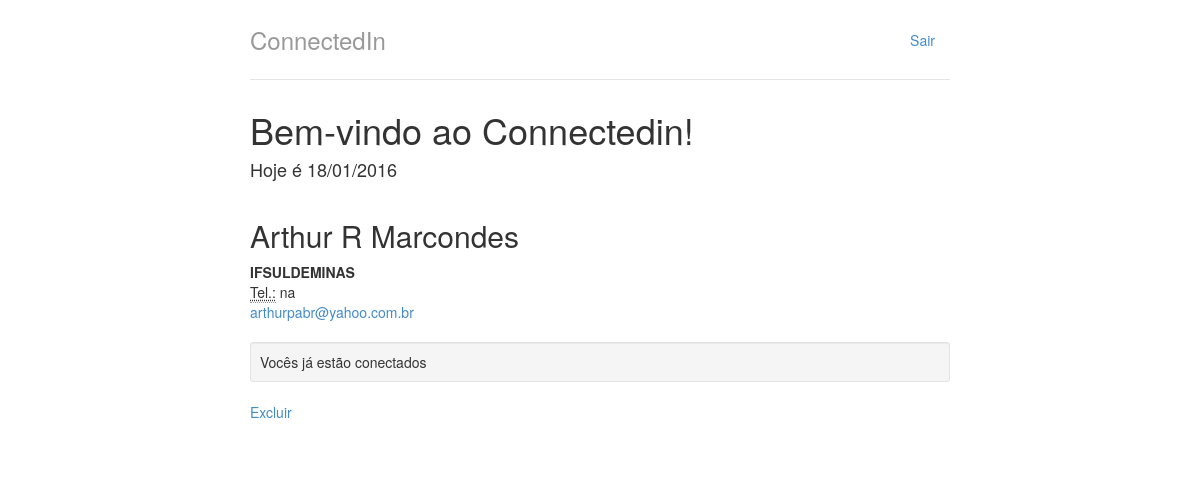
Page /perfis/1 (signed in) on the committed database.
### perfis/models.py (models this page shows, shortened)
class Perfil(models.Model):
    nome = models.CharField(max_length=255, null=False)
    telefone = models.CharField(max_length=15, null=False)
    nome_empresa  = models.CharField(max_length=255, null=False)
    contatos = models.ManyToManyField('self')
    usuario = models.OneToOneField(User, related_name="perfil")
    @property
    def email(self):
        return self.usuario.email

### perfis/views.py (the view)
# urls.py: url(r'^perfis/(?P<perfil_id>\d+)$', views.exibir, name='exibir'),
@login_required
def exibir(request, perfil_id):
    perfil = Perfil.objects.get(id=perfil_id)
    perfil_logado = get_perfil_logado(request)
    jah_eh_contato = perfil in perfil_logado.contatos.all()
    return render(request, 'perfil.html', {"perfil": perfil, "jah_eh_contato": jah_eh_contato})

### perfis/views.py (called while the page is built)
@login_required
def get_perfil_logado(request):
    return request.user.perfil

### perfis/templates/perfil.html
{% extends "base.html" %}
{% block body %}
<div class="row">
    <div class="col-lg-12">
        <h2 style="margin-top: 0">{{ perfil.nome }}</h2>
        <address>
            <strong>{{ perfil.nome_empresa }}</strong><br />
            <abbr title="Telefone">Tel.:</abbr> {{ perfil.telefone }}<br />
            <a href="mailto:{{ perfil.email }}">{{ perfil.email }}</a>
        </address>
        {% if jah_eh_contato %}
        <div class="well well-sm">Vocês já estão conectados</div>
        <a href="#">Excluir</a>
        {% else %}
        <a href="{% url 'convidar' perfil.id %}">Convidar</a>
        {% endif %}
    </div>
</div>
{% endblock %}

### perfis/static/styles/main.css (style rules this page uses)
body { padding-top: 20px; padding-bottom: 20px; }

### rows in the picture
Perfil: nome "Arthur R Marcondes", nome_empresa "IFSULDEMINAS", telefone "na", email "arthurpabr@yahoo.com.br"
